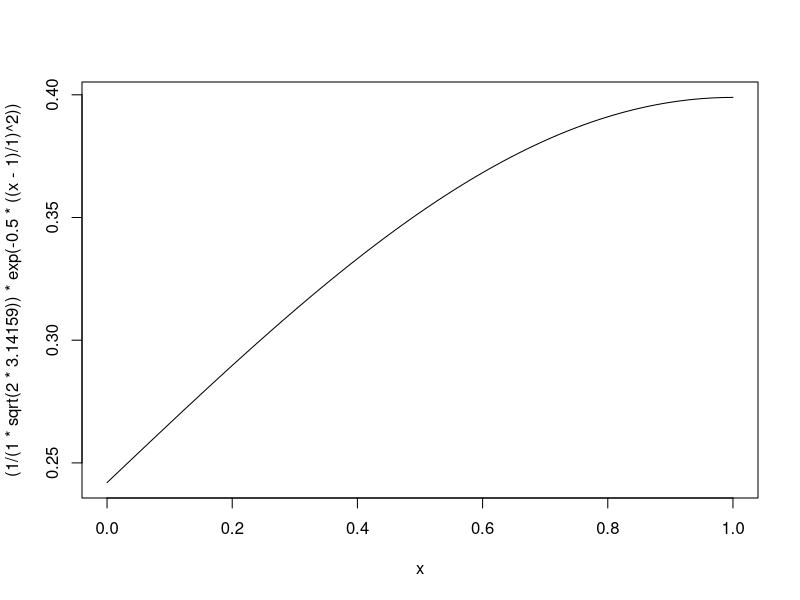

R code for this plot:
#Chapter 6 moves on from discrete distributions to the normal distribution, 
#a continuous distribution that will be the basis of most statistics in the book.

#Let's check where it is.
?Distributions
?dnorm

#Section 6.2 Properties of the Norman Distribution
#We can draw a function as a plot using curve().

curve((1/(1*sqrt(2*3.14159))*exp(-0.5*((x-1)/1)^2)), 0, 1, n = 101, add = FALSE, type = "l")

#Following box 6.2 to manually make a Q-Q plot to understand how they are built.

#Then how to do them in R automatically.

#The rankits in box 6.2 are done this way.

#Look up Q-Q calculation in R to see how it deals with small sample sizes.
